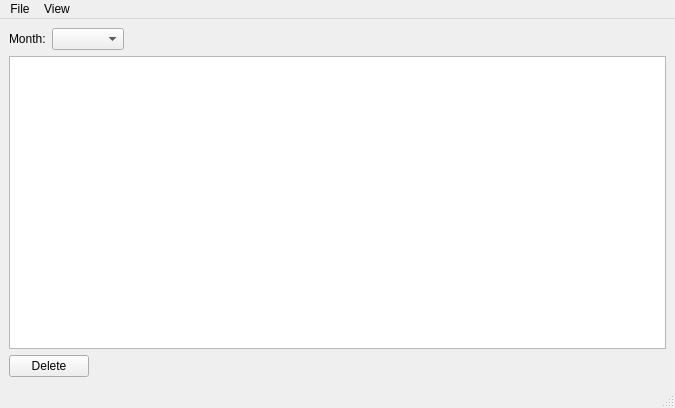
<?xml version="1.0" encoding="UTF-8"?>
<ui version="4.0">
 <class>SaccosMainWindow</class>
 <widget class="QMainWindow" name="SaccosMainWindow">
  <property name="geometry">
   <rect>
    <x>0</x>
    <y>0</y>
    <width>675</width>
    <height>408</height>
   </rect>
  </property>
  <property name="windowTitle">
   <string>SACCO</string>
  </property>
  <property name="windowIcon">
   <iconset resource="../../../update-server/update-server-gui/tlm_res.qrc">
    <normaloff>:/images/Icon_122.ico</normaloff>:/images/Icon_122.ico</iconset>
  </property>
  <widget class="QWidget" name="centralwidget">
   <layout class="QVBoxLayout" name="verticalLayout">
    <item>
     <layout class="QHBoxLayout" name="horizontalLayout">
      <item>
       <widget class="QLabel" name="label">
        <property name="text">
         <string>Month:</string>
        </property>
       </widget>
      </item>
      <item>
       <widget class="QComboBox" name="cboMonths"/>
      </item>
      <item>
       <spacer name="horizontalSpacer">
        <property name="orientation">
         <enum>Qt::Horizontal</enum>
        </property>
        <property name="sizeHint" stdset="0">
         <size>
          <width>40</width>
          <height>20</height>
         </size>
        </property>
       </spacer>
      </item>
     </layout>
    </item>
    <item>
     <widget class="CustomQueryView" name="lstSaccos"/>
    </item>
    <item>
     <layout class="QHBoxLayout" name="horizontalLayout_2">
      <item>
       <widget class="QPushButton" name="cmdDelete">
        <property name="text">
         <string>Delete</string>
        </property>
       </widget>
      </item>
      <item>
       <spacer name="horizontalSpacer_2">
        <property name="orientation">
         <enum>Qt::Horizontal</enum>
        </property>
        <property name="sizeHint" stdset="0">
         <size>
          <width>40</width>
          <height>20</height>
         </size>
        </property>
       </spacer>
      </item>
     </layout>
    </item>
   </layout>
  </widget>
  <widget class="QMenuBar" name="menubar">
   <property name="geometry">
    <rect>
     <x>0</x>
     <y>0</y>
     <width>675</width>
     <height>21</height>
    </rect>
   </property>
   <widget class="QMenu" name="menuFile">
    <property name="title">
     <string>File</string>
    </property>
    <addaction name="actionNew_Entry"/>
   </widget>
   <widget class="QMenu" name="menuView">
    <property name="title">
     <string>View</string>
    </property>
    <addaction name="actionRefresh"/>
   </widget>
   <addaction name="menuFile"/>
   <addaction name="menuView"/>
  </widget>
  <widget class="QStatusBar" name="statusbar"/>
  <action name="actionNew_Entry">
   <property name="text">
    <string>New Entry</string>
   </property>
  </action>
  <action name="actionRefresh">
   <property name="text">
    <string>Refresh</string>
   </property>
  </action>
 </widget>
 <customwidgets>
  <customwidget>
   <class>CustomQueryView</class>
   <extends>QTreeView</extends>
   <header>customqueryview.h</header>
  </customwidget>
 </customwidgets>
 <resources>
  <include location="../../../update-server/update-server-gui/tlm_res.qrc"/>
 </resources>
 <connections/>
</ui>
